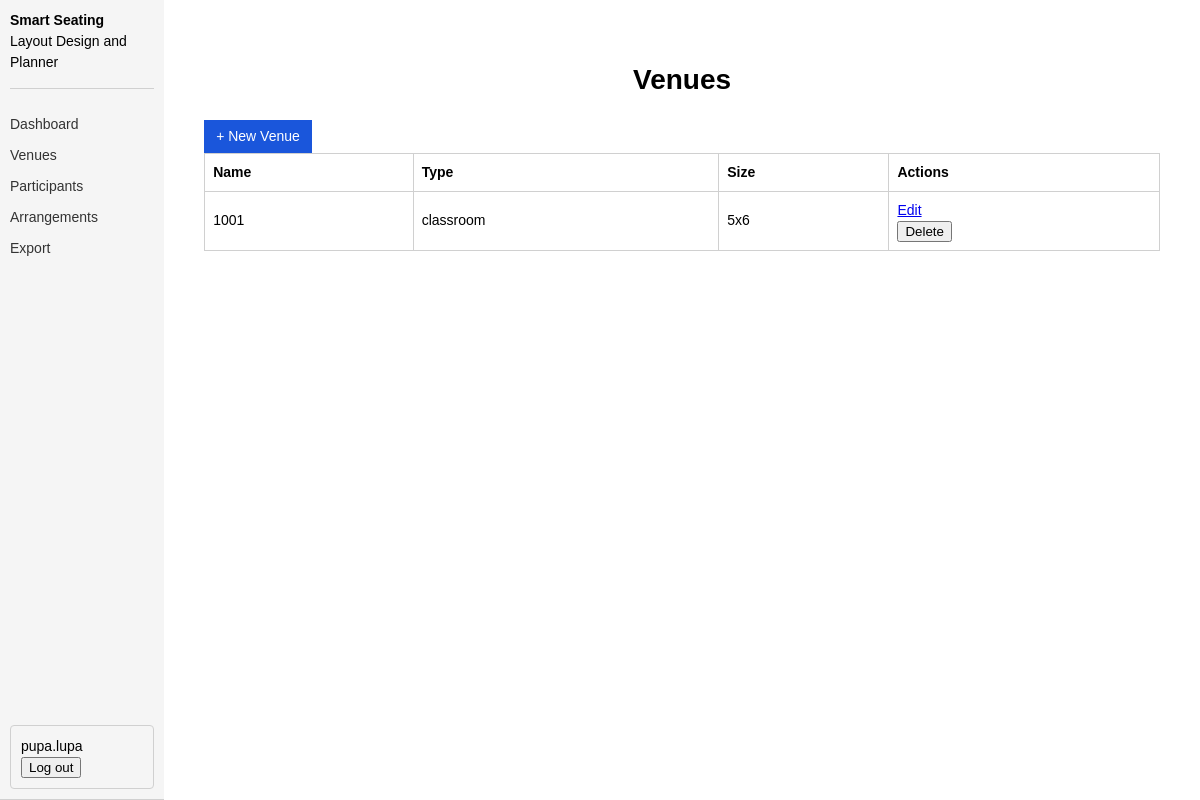
Before: /venues (signed in) with the older database file.
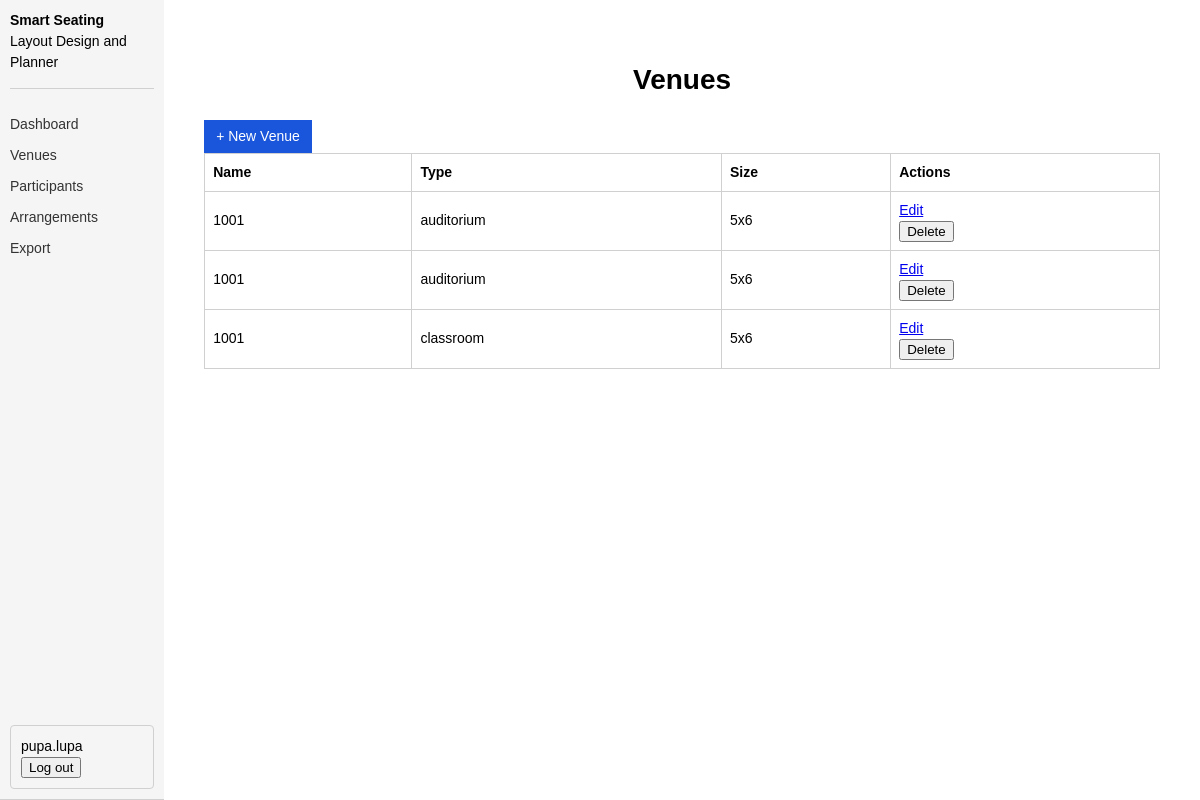
After: the same page with the newer database file.
### tables this page shows
CREATE TABLE venues (
            id          INTEGER PRIMARY KEY AUTOINCREMENT,
            user_id     INTEGER NOT NULL,
            name        TEXT    NOT NULL,
            description TEXT    NOT NULL DEFAULT '',
            venue_type  TEXT    NOT NULL DEFAULT 'classroom',
            rows        INTEGER NOT NULL,
            cols        INTEGER NOT NULL,
            layout_json TEXT    NOT NULL,
            created_at  TEXT    NOT NULL,
            updated_at  TEXT    NOT NULL,
            FOREIGN KEY(user_id) REFERENCES users(id)
        );

### venues.py (the view)
@venues_bp.route("/venues")
@login_required
def venues_list():
    db     = get_db()
    user   = db.execute("SELECT * FROM users WHERE id = ?", (session["user_id"],)).fetchone()
    venues = db.execute(
        "SELECT * FROM venues WHERE user_id = ? ORDER BY updated_at DESC",
        (session["user_id"],),
    ).fetchall()
    return render_template("venues.html", user=user, venues=venues)

### auth.py (called while the page is built)
def login_required(f):
    @wraps(f)
    def decorated(*args, **kwargs):
        if "user_id" not in session:
            flash("Please log in to continue.", "info")
            return redirect(url_for("auth.auth_page"))
        if session.get("force_password_change") and request.endpoint != "auth.change_password":
            flash("Please set a new password before continuing.", "info")
            return redirect(url_for("auth.change_password"))
        return f(*args, **kwargs)
    return decorated

### database.py (called while the page is built)
def get_db():
    if "db" not in g:
        g.db = sqlite3.connect(DB_PATH, detect_types=sqlite3.PARSE_DECLTYPES)
        g.db.row_factory = sqlite3.Row
    return g.db

### templates/venues.html (shortened to what this page needs)
{% extends "base.html" %}
{% block content %}
  <h1>Venues</h1>
  <a href="/venues/new" class="btn">+ New Venue</a>
  {% if venues %}
    <table>
      <tr><th>Name</th><th>Type</th><th>Size</th><th>Actions</th></tr>
      {% for v in venues %}
      <tr>
        <td>{{ v.name }}</td>
        <td>{{ v.venue_type }}</td>
        <td>{{ v.rows }}x{{ v.cols }}</td>
        <td>
          <a href="/venues/{{ v.id }}/edit">Edit</a>
          <form method="POST" action="/api/venues/{{ v.id }}"
              onsubmit="return deleteVenue(event, {{ v.id }})">
             <button type="submit">Delete</button>
          </form>
        </td>
      </tr>
      {% endfor %}
    </table>
  {% else %}
    <p>No venues yet.</p>
  {% endif %}
{% endblock %}

Changed rows visible on the page:
added venues: name "1001", venue_type "auditorium", rows "5", cols "6"
added venues: name "1001", venue_type "auditorium", rows "5", cols "6"
